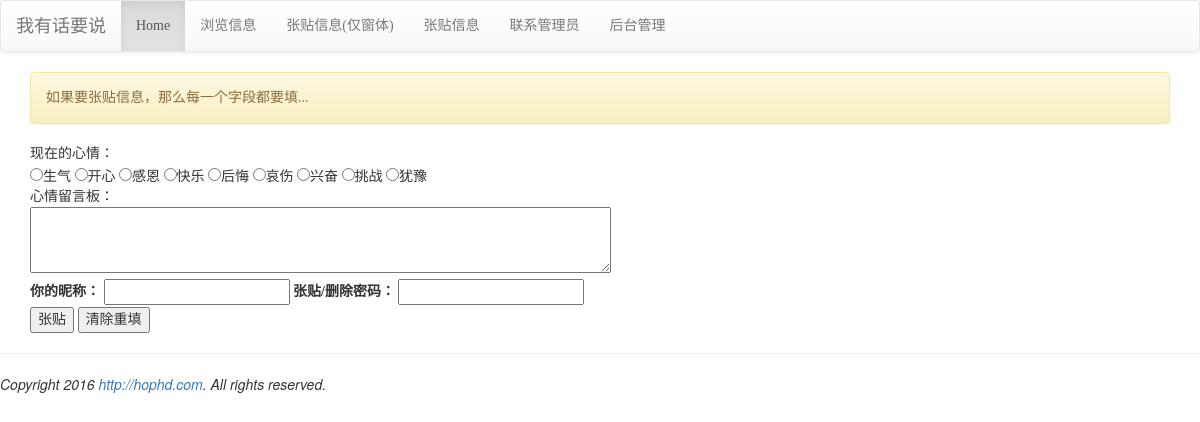
Page /post/ on the committed database.
### mysite/models.py (models this page shows, shortened)
class Mood(models.Model):
    status = models.CharField(max_length=10, null=False)

### mysite/views.py (the view)
# urls.py: path('post/', views.posting, name='post'),
def posting(request):
    template = get_template('posting.html')
    moods = models.Mood.objects.all()
    message = '如果要张贴信息，那么每一个字段都要填...'
    html = template.render(locals())
    return HttpResponse(html)

### mysite/templates/posting.html (shortened to what this page needs)
{% extends "base.html" %}
{% block content %}
    <div class='container'>
        {% if message %}
            <div class='alert alert-warning'>{{ message }}</div>
        {% endif %}
        <form name='my form' action='.' method='POST'>
            现在的心情：<br/>
            {% for m in moods %}
                <input type='radio' name='mood' value='{{ m.status }}'>{{ m.status }}
            {% endfor %}
            <br/>
            心情留言板：<br/>
            <textarea name='user_post' rows=3 cols=70></textarea><br/>
            <label for='user_id'>你的昵称：</label>
            <input id='user_id' type='text' name='user_id'>
            <label for='user_pass'>张贴/删除密码：</label>
            <input id='user_pass' type='password' name='user_pass'><br/>
            <input type='submit' value='张贴'>
            <input type='reset' value='清除重填'>
        </form>
    </div>
{% endblock %}

### mysite/templates/base.html (style rules this page uses)
h1, h2, h3, h4, h5, p, div { font-family: 微软雅黑; }

### rows in the picture
Mood: status "生气"
Mood: status "开心"
Mood: status "感恩"
Mood: status "快乐"
Mood: status "后悔"
Mood: status "哀伤"
Mood: status "兴奋"
Mood: status "挑战"
Mood: status "犹豫"

### other values in the picture
{{ message }} "如果要张贴信息，那么每一个字段都要填..."
